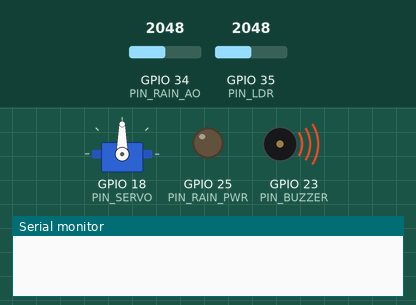
This sketch was run on a simulated ESP32. On the bench: servo, output pins drawn as LEDs (lit = HIGH), buzzer (waves = sounding, pin HIGH), the last lines printed to the serial monitor. Dashed ring = blinking. The inputs (shaded band) are chosen by the test bench; at power-on: GPIO 34 (PIN_RAIN_AO) = 2048, GPIO 35 (PIN_LDR) = 2048. WiFi joins after 1.5 s; servers stay silent unless stated; the local clock reads 2024-03-15 10:24:30 at power-on unless the sketch sets it; no MQTT or app messages arrive unless stated; not simulated (calls return 0 or success): secrets.h.

Above: at 0.58 s.
At 4.52 s:
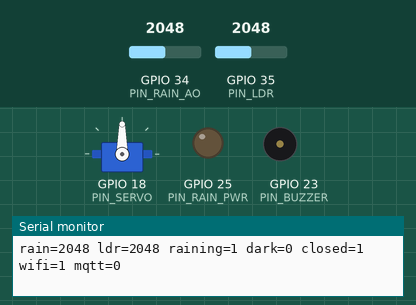
4.9 s: GPIO 34 (PIN_RAIN_AO) set to 2470
16.0 s: GPIO 34 (PIN_RAIN_AO) set to 2564
19.5 s: GPIO 34 (PIN_RAIN_AO) set to 2047
At 20.03 s:
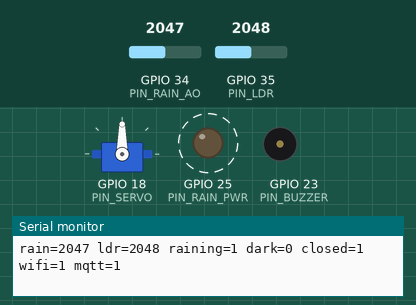
Timing chart, 0 to 29.0 s (numbered marks = the images above; inputs shaded):
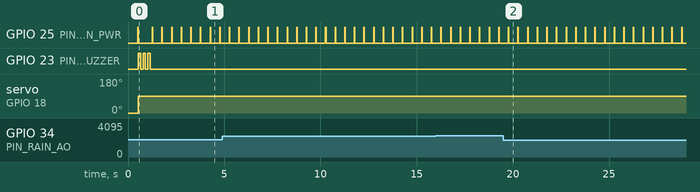

The sketch:

Project_Akhir.ino
```cpp
// Jemuran Otomatis Anti Hujan - ESP32 + ThingsBoard (MQTT TLS 8883)
// Library (Library Manager): PubSubClient, ESP32Servo
// Salin secrets.h.example menjadi secrets.h lalu isi. JANGAN commit secrets.h.

#include <WiFi.h>
#include <WiFiClientSecure.h>
#include <PubSubClient.h>
#include <ESP32Servo.h>
#include "secrets.h"

// ---------- PIN ----------
const int PIN_RAIN_AO  = 34;  // ADC1, input saja
const int PIN_RAIN_PWR = 25;  // memberi daya modul hujan hanya saat membaca
const int PIN_LDR      = 35;  // ADC1, input saja
const int PIN_SERVO    = 18;
const int PIN_BUZZER   = 23;  // buzzer aktif

// ---------- KALIBRASI (WAJIB DICEK SAAT HARDWARE JADI) ----------
const int  RAIN_WET_BELOW     = 2500;   // nilai ADC di bawah ini = basah
const bool LDR_DARK_IS_LOW    = true;   // ubah ke false jika nilai LDR naik saat gelap
const int  LDR_DARK_THRESHOLD = 1000;
const bool CLOSE_ON_DARK      = true;   // gelap/mendung ikut menutup atap
const int  ANGLE_OPEN         = 0;
const int  ANGLE_CLOSED       = 90;
const unsigned long REOPEN_DELAY_MS   = 10000;  // aman selama ini baru atap dibuka
const unsigned long SEND_INTERVAL_MS  = 30000;  // kirim berkala (mode edge)
const bool BASELINE_MODE      = false;  // true = kirim data mentah tiap 2 detik (untuk tabel pembanding)

// ---------- STATE ----------
WiFiClientSecure secureClient;
PubSubClient mqtt(secureClient);
Servo roof;

int  rainRaw = 4095, ldrRaw = 4095;
bool isRaining = false, isDark = false;
bool roofClosed = false;
bool manualMode = false;
unsigned long lastHazardMs = 0, lastSenseMs = 0, lastSendMs = 0, lastNetTry = 0;
unsigned long msgCount = 0;
bool timeSynced = false;

int readAvg(int pin) {
  long sum = 0;
  for (int i = 0; i < 8; i++) { sum += analogRead(pin); delay(2); }
  return sum / 8;
}

void beep(int times) {
  for (int i = 0; i < times; i++) {
    digitalWrite(PIN_BUZZER, HIGH); delay(120);
    digitalWrite(PIN_BUZZER, LOW);  delay(120);
  }
}

void publishTelemetry() {
  if (!mqtt.connected()) return;
  char buf[200];
  snprintf(buf, sizeof(buf),
    "{\"rain\":%d,\"ldr\":%d,\"raining\":%s,\"dark\":%s,\"roofClosed\":%s,\"mode\":\"%s\",\"msgCount\":%lu}",
    rainRaw, ldrRaw,
    isRaining ? "true" : "false", isDark ? "true" : "false",
    roofClosed ? "true" : "false", manualMode ? "manual" : "auto", msgCount + 1);
  if (mqtt.publish("v1/devices/me/telemetry", buf)) {
    msgCount++;
    lastSendMs = millis();
  }
}

void setRoof(bool close) {
  roof.write(close ? ANGLE_CLOSED : ANGLE_OPEN);
  roofClosed = close;
  if (close) beep(3);
  publishTelemetry();  // kirim segera saat status berubah
}

void readSensors() {
  digitalWrite(PIN_RAIN_PWR, HIGH); delay(10);
  rainRaw = readAvg(PIN_RAIN_AO);
  digitalWrite(PIN_RAIN_PWR, LOW);
  ldrRaw = readAvg(PIN_LDR);
  isRaining = rainRaw < RAIN_WET_BELOW;
  isDark = LDR_DARK_IS_LOW ? (ldrRaw < LDR_DARK_THRESHOLD) : (ldrRaw > LDR_DARK_THRESHOLD);
}

// Keputusan edge: jalan tanpa internet
void decide() {
  unsigned long now = millis();
  bool hazard = isRaining || (CLOSE_ON_DARK && isDark);
  if (hazard) lastHazardMs = now;

  if (isRaining && !roofClosed) {          // hujan selalu menang, termasuk atas mode manual
    manualMode = false;
    setRoof(true);
  } else if (!manualMode) {
    if (hazard && !roofClosed) setRoof(true);
    else if (!hazard && roofClosed && now - lastHazardMs >= REOPEN_DELAY_MS) setRoof(false);
  }
}

// RPC dari ThingsBoard: setRoof(true=tutup/false=buka), setAuto
void onMessage(char* topic, byte* payload, unsigned int len) {
  String t = topic, body;
  for (unsigned int i = 0; i < len; i++) body += (char)payload[i];
  String id = t.substring(t.lastIndexOf('/') + 1);

  if (body.indexOf("setAuto") >= 0) {
    manualMode = false;
  } else if (body.indexOf("setRoof") >= 0) {
    bool wantClose = body.indexOf("true") >= 0;
    if (!wantClose && isRaining) {
      // ditolak: tidak boleh membuka atap saat hujan
    } else {
      manualMode = true;
      setRoof(wantClose);
    }
  }
  String resp = String("{\"roofClosed\":") + (roofClosed ? "true" : "false") + "}";
  mqtt.publish(("v1/devices/me/rpc/response/" + id).c_str(), resp.c_str());
}

void networkTask() {
  unsigned long now = millis();
  if (WiFi.status() != WL_CONNECTED) {
    if (now - lastNetTry > 10000) { lastNetTry = now; WiFi.begin(WIFI_SSID, WIFI_PASS); }
    return;
  }
  if (!timeSynced) { configTime(7 * 3600, 0, "pool.ntp.org"); timeSynced = true; }
  if (!mqtt.connected()) {
    if (now - lastNetTry > 15000) {
      lastNetTry = now;
      if (mqtt.connect(DEVICE_ID, TB_TOKEN, NULL)) mqtt.subscribe("v1/devices/me/rpc/request/+");
    }
    return;
  }
  mqtt.loop();
  unsigned long interval = BASELINE_MODE ? 2000 : SEND_INTERVAL_MS;
  if (now - lastSendMs >= interval) publishTelemetry();
}

void setup() {
  Serial.begin(115200);
  pinMode(PIN_BUZZER, OUTPUT);
  pinMode(PIN_RAIN_PWR, OUTPUT);
  digitalWrite(PIN_BUZZER, LOW);
  digitalWrite(PIN_RAIN_PWR, LOW);
  roof.attach(PIN_SERVO, 500, 2400);
  roof.write(ANGLE_OPEN);

  secureClient.setCACert(TB_ROOT_CA);
  mqtt.setServer(TB_HOST, 8883);
  mqtt.setCallback(onMessage);
  mqtt.setBufferSize(512);
  mqtt.setSocketTimeout(3);

  WiFi.mode(WIFI_STA);
  WiFi.begin(WIFI_SSID, WIFI_PASS);
}

void loop() {
  if (millis() - lastSenseMs >= 500) {
    lastSenseMs = millis();
    readSensors();
    decide();
    Serial.printf("rain=%d ldr=%d raining=%d dark=%d closed=%d wifi=%d mqtt=%d\n",
      rainRaw, ldrRaw, isRaining, isDark, roofClosed,
      WiFi.status() == WL_CONNECTED, mqtt.connected());
  }
  networkTask();
}
```

Measured:
- after the input at 19.5 s, servo on GPIO 18 (PIN_SERVO): stays 90° (without the input it goes to 0° after 6.3 s)
- by itself, GPIO 25 (PIN_RAIN_PWR): alternates HIGH for 0.03 s and LOW for 0.47 s
- by itself, GPIO 23 (PIN_BUZZER): alternates HIGH for 0.12 s and LOW for 0.12 s, 6 changes in all, then stays LOW
